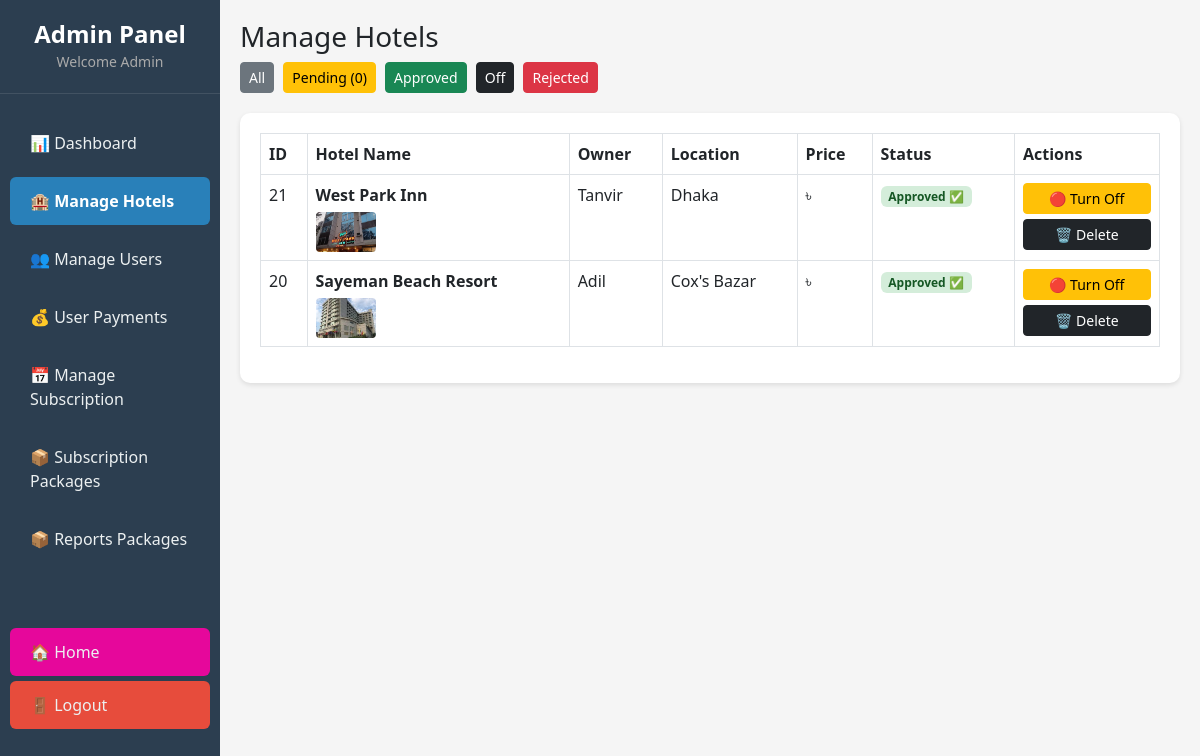
Screenshot of /admin/hotels.php (signed in) with the database file from the repository.
### tables this page shows
CREATE TABLE `hotels` (
  `id` int(11) NOT NULL,
  `hotel_name` varchar(200) DEFAULT NULL,
  `title` varchar(200) DEFAULT NULL,
  `location` varchar(200) DEFAULT NULL,
  `price` int(11) DEFAULT NULL,
  `description` text DEFAULT NULL,
  `image` varchar(255) DEFAULT NULL,
  `status` enum('pending','approved','off','rejected') DEFAULT 'pending',
  `created_at` timestamp NOT NULL DEFAULT current_timestamp(),
  `owner_id` int(11) DEFAULT NULL,
  `rooms` int(11) DEFAULT 1,
  `capacity` int(11) DEFAULT 2,
  `booked_dates` text DEFAULT '[]',
  `capacity_per_room` int(11) DEFAULT 2,
  `total_rooms` int(11) DEFAULT 1
);

CREATE TABLE `users` (
  `id` int(11) NOT NULL,
  `name` varchar(100) DEFAULT NULL,
  `email` varchar(150) DEFAULT NULL,
  `phone` varchar(20) DEFAULT NULL,
  `password` varchar(255) DEFAULT NULL,
  `role` enum('admin','owner','user') DEFAULT 'user',
  `created_at` timestamp NOT NULL DEFAULT current_timestamp()
);

### admin/hotels.php (the view, shortened to what this page needs)
<?php
include "../db_connect.php";
$sql = "SELECT hotels.*, users.name AS owner_name
        FROM hotels
        LEFT JOIN users ON hotels.owner_id = users.id
        ORDER BY
        CASE
            WHEN hotels.status = 'pending' THEN 1
            WHEN hotels.status = 'approved' THEN 2
            WHEN hotels.status = 'off' THEN 3
            ELSE 4
        END, hotels.id DESC";
$result = mysqli_query($conn, $sql);
?>
<!DOCTYPE html>
<html>
<head>
    <link href="https://cdn.jsdelivr.net/npm/bootstrap@5.3.0/dist/css/bootstrap.min.css" rel="stylesheet">
</head>
<body>
<?php include "sidebar.php"; ?>
<div class="main">
    <h3>Manage Hotels</h3>
    <div class="filter-buttons">
        <a href="hotels.php" class="btn btn-secondary btn-sm filter-btn">All</a>
        <a href="hotels.php?status=pending" class="btn btn-warning btn-sm filter-btn">Pending (<?php
            $pending_count = mysqli_fetch_assoc(mysqli_query($conn, "SELECT COUNT(*) as count FROM hotels WHERE status='pending'"))['count'];
            echo $pending_count;
        ?>)</a>
        <a href="hotels.php?status=approved" class="btn btn-success btn-sm filter-btn">Approved</a>
        <a href="hotels.php?status=off" class="btn btn-dark btn-sm filter-btn">Off</a>
        <a href="hotels.php?status=rejected" class="btn btn-danger btn-sm filter-btn">Rejected</a>
    </div>
    <div class="table-box">
        <table class="table table-bordered">
            <tr>
                <th>ID</th>
                <th>Hotel Name</th>
                <th>Owner</th>
                <th>Location</th>
                <th>Price</th>
                <th>Status</th>
                <th>Actions</th>
            </tr>
            <?php if(mysqli_num_rows($result) > 0): ?>
                <?php while($row = mysqli_fetch_assoc($result)): ?>
                <tr>
                    <td><?php echo $row['id']; ?></td>
                    <td>
                        <strong><?php echo $row['hotel_name']; ?></strong>
                        <?php if(!empty($row['image']) && $row['image'] != 'default.jpg'): ?>
                            <br>
                            <img src="../uploads/<?php echo $row['image']; ?>"
                                 style="width: 60px; height: 40px; object-fit: cover; border-radius: 4px; margin-top: 5px;">
                        <?php endif; ?>
                    </td>
                    <td><?php echo $row['owner_name']; ?></td>
                    <td><?php echo $row['location']; ?></td>
                    <td>৳ <?php echo $row['price']; ?></td>
                    <td>
                        <?php
                        $badge_class = 'badge-pending';
                        $status_text = 'Pending';
                        if($row['status'] == 'approved') {
                            $badge_class = 'badge-approved';
                            $status_text = 'Approved ✅';
                        }
                        ?>
                        <span class="badge <?php echo $badge_class; ?>">
                            <?php echo $status_text; ?>
                        </span>
                    </td>
                    <td>
                        <div style="display: flex; flex-direction: column; gap: 5px;">
                            <?php if($row['status'] == 'approved'): ?>
                                <a href="?toggle_status=1&id=<?php echo $row['id']; ?>&current=approved"
                                   class="btn btn-warning btn-sm">🔴 Turn Off</a>
                            <?php endif; ?>
                            <a href="delete_hotel.php?id=<?php echo $row['id']; ?>"
                               class="btn btn-dark btn-sm"
                               onclick="return confirm('Delete this hotel permanently?')">🗑️ Delete</a>
                        </div>
                    </td>
                </tr>
                <?php endwhile; ?>
            <?php else: ?>
                <tr>
                    <td colspan="7" class="text-center">No hotels found</td>
                </tr>
            <?php endif; ?>
        </table>
    </div>
</div>
</body>
</html>

### admin/hotels.php (style rules this page uses)
body { display: flex; margin: 0; background: #f5f5f5; }
.main { margin-left: 220px; padding: 20px; width: 100%; }
.table-box { background: white; border-radius: 10px; padding: 20px; box-shadow: 0 2px 5px rgba(0,0,0,0.1); }
.badge-approved { background: #d4edda; color: #155724; }
.filter-buttons { margin-bottom: 15px; }
.filter-btn { margin-right: 5px; margin-bottom: 5px; }

### rows the page displays
hotels: id "21", hotel_name "West Park Inn", image (picture), users.name "Tanvir", location "Dhaka", status "Approved ✅"
hotels: id "20", hotel_name "Sayeman Beach Resort", image (picture), users.name "Adil", location "Cox's Bazar", status "Approved ✅"

### other values shown
$pending_count "0"
